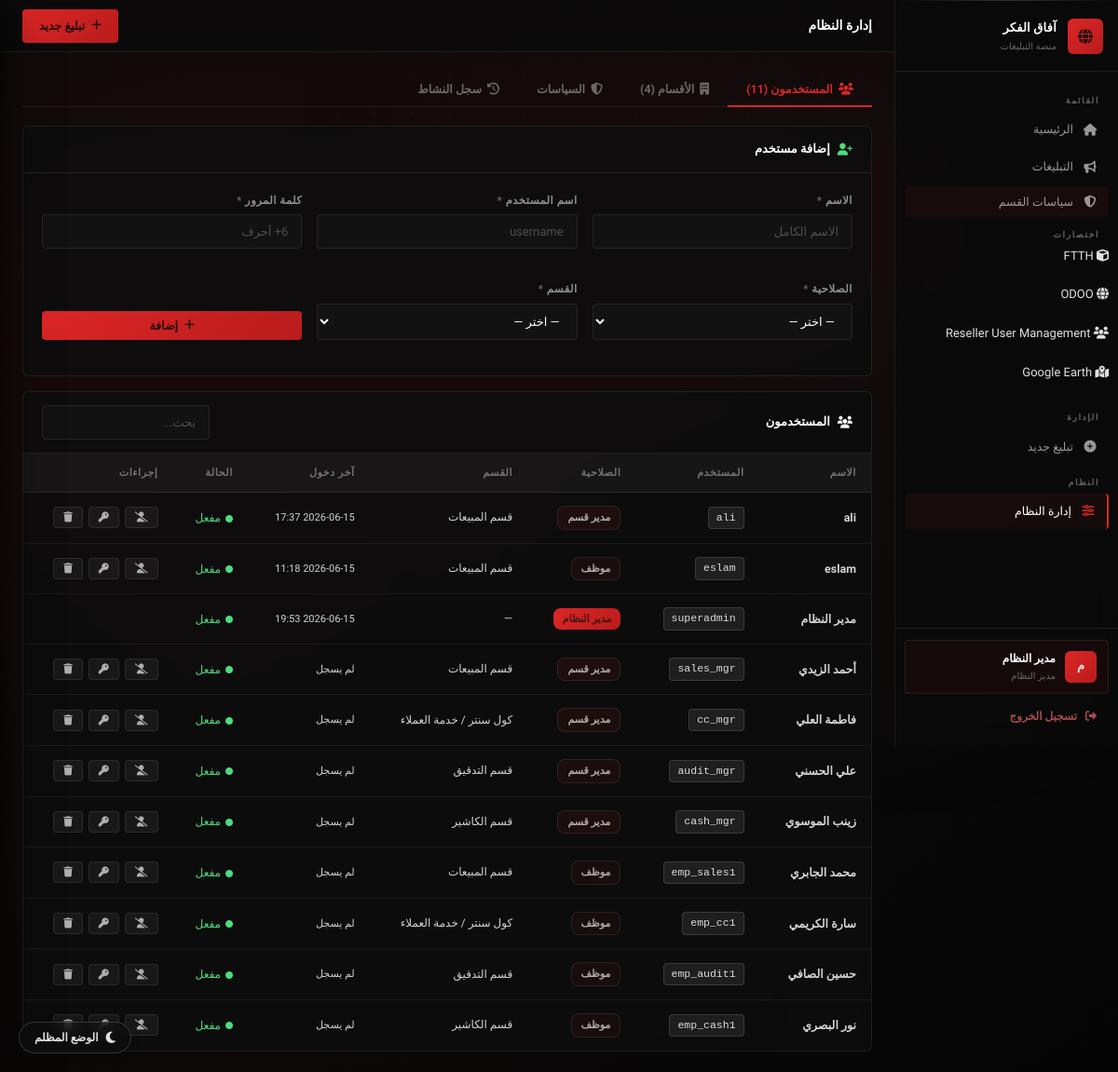
Page /admin/ (signed in) on the earlier database version.
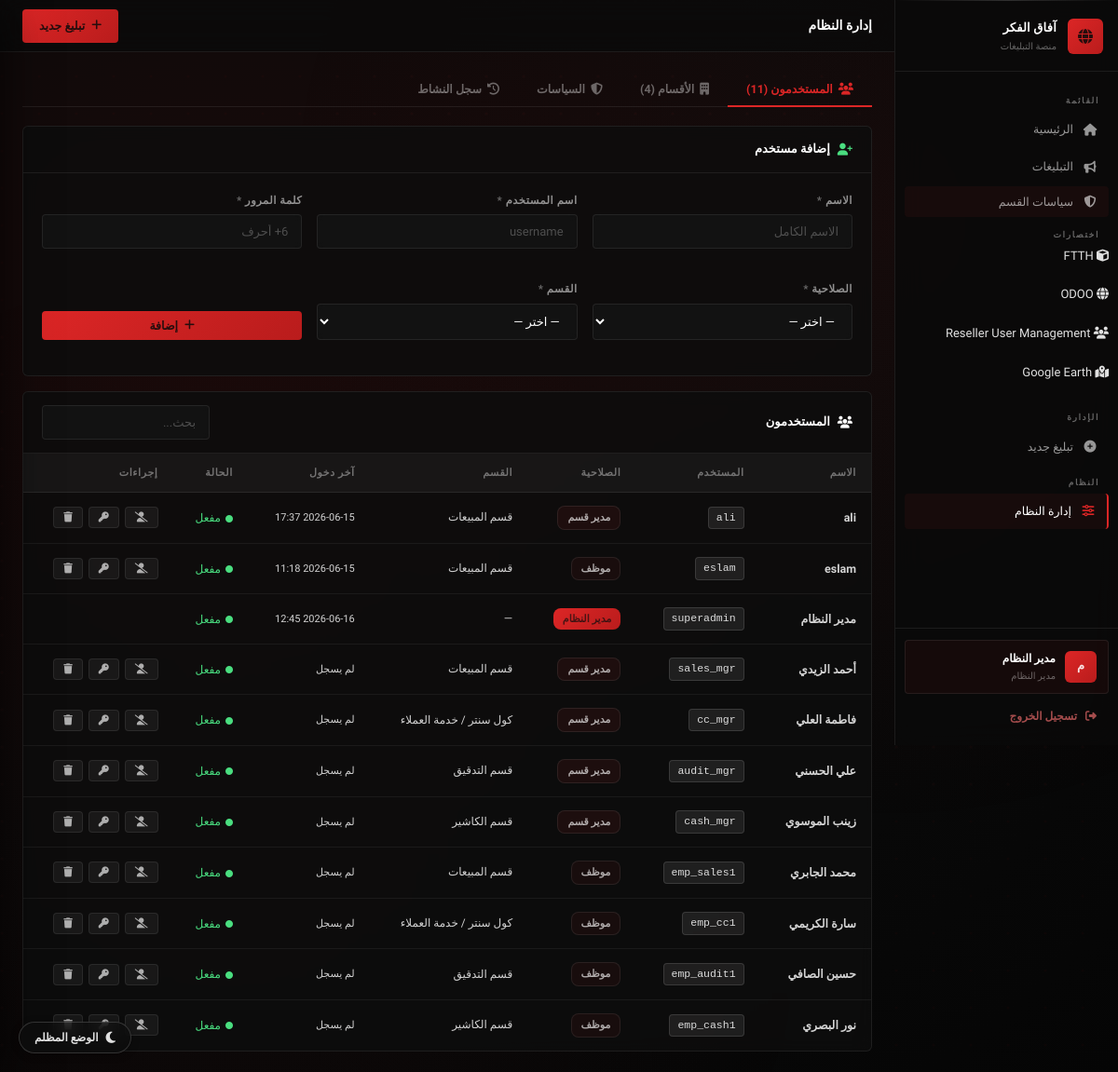
Same page on the later database version.
### tables this page shows
CREATE TABLE users (
        id INTEGER PRIMARY KEY AUTOINCREMENT,
        username TEXT NOT NULL UNIQUE,
        password TEXT NOT NULL,
        full_name TEXT NOT NULL,
        role TEXT NOT NULL CHECK(role IN ('superadmin','manager','employee')),
        department_id INTEGER,
        is_active INTEGER DEFAULT 1,
        created_at DATETIME DEFAULT CURRENT_TIMESTAMP,
        last_login DATETIME,
        FOREIGN KEY (department_id) REFERENCES departments(id)
    );

### routes/admin.py (the view)
@admin_bp.route('/')
@login_required
@role_required('superadmin')
def index():
    db = get_db()
    users = db.execute(
        "SELECT u.*, d.name_ar as dept_name FROM users u LEFT JOIN departments d ON u.department_id=d.id ORDER BY u.created_at DESC"
    ).fetchall()
    departments = db.execute("SELECT * FROM departments ORDER BY id").fetchall()
    logs = db.execute(
        "SELECT al.*, u.full_name FROM audit_log al LEFT JOIN users u ON al.user_id=u.id ORDER BY al.created_at DESC LIMIT 50"
    ).fetchall()
    policies = db.execute(
        "SELECT p.*, d.name_ar as dept_name, u.full_name as author FROM policies p JOIN departments d ON p.department_id=d.id JOIN users u ON p.created_by=u.id ORDER BY p.created_at DESC"
    ).fetchall()
    db.close()
    return render_template('admin/index.html', users=users, departments=departments, logs=logs, policies=policies)

### templates/admin/index.html (shortened to what the changed rows need)
{% extends "base.html" %}  {% block page_title %}إدارة النظام{% endblock %} {% block content %}
<div class="tabs-wrap">
    <div class="tabs">
        <button class="tab-btn active" data-tab="t-users">
            <i class="fas fa-users"></i> المستخدمون ({{ users|length }})
        </button>
        <button class="tab-btn" data-tab="t-depts">
            <i class="fas fa-building"></i> الأقسام ({{ departments|length - 1
            }})
        </button>
        <button class="tab-btn" data-tab="t-policies">
            <i class="fas fa-shield-alt"></i> السياسات
        </button>
        <button class="tab-btn" data-tab="t-logs">
            <i class="fas fa-history"></i> سجل النشاط
        </button>
    </div>
    <div id="t-users" class="tab-content active">
        <div class="card" style="margin-bottom: 16px">
            <div class="card-head">
                <h2>
                    <i class="fas fa-user-plus" style="color: var(--green)"></i>
                    إضافة مستخدم
                </h2>
            </div>
            <div class="card-body">
                <form method="POST" action="{{ url_for('admin.create_user') }}">
                    <div class="form-grid-3">
                        <div class="form-group">
                            <label class="form-label"
                                >الاسم <span class="req">*</span></label
                            >
                            <input
                                name="full_name"
                                type="text"
                                class="form-control"
                                placeholder="الاسم الكامل"
                                required
                            />
                        </div>
                        <div class="form-group">
                            <label class="form-label"
                                >اسم المستخدم <span class="req">*</span></label
                            >
                            <input
                                name="username"
                                type="text"
                                class="form-control"
                                placeholder="username"
                                required
                            />
                        </div>
                        <div class="form-group">
                            <label class="form-label"
                                >كلمة المرور <span class="req">*</span></label
                            >
                            <input
                                name="password"
                                type="password"
                                class="form-control"
                                placeholder="6+ أحرف"
                                required
                                minlength="6"
                            />
                        </div>
                        <div class="form-group">
                            <label class="form-label"
                                >الصلاحية <span class="req">*</span></label
                            >
                            <select name="role" class="form-control" required>
                                <option value="">— اختر —</option>
                            </select>
                        </div>
                        <div class="form-group">
                            <label class="form-label"
                                >القسم <span class="req">*</span></label
                            >
                            <select
                                name="department_id"
                                class="form-control"
                                required
                            >
                                <option value="">— اختر —</option>
                            </select>
                        </div>
                        <div
                            class="form-group"
                            style="display: flex; align-items: flex-end"
                        >
                            <button
                                type="submit"
                                class="btn btn-primary btn-block"
                            >
                                <i class="fas fa-plus"></i> إضافة
                            </button>
                        </div>
                    </div>
                </form>
            </div>
        </div>
        <div class="card">
            <div class="card-head">
                <h2><i class="fas fa-users"></i> المستخدمون</h2>
                <input
                    id="tblSearch"
                    type="text"
                    class="form-control"
                    placeholder="بحث..."
                    style="width: 180px"
                />
            </div>
            <div class="tbl-wrap">
                <table class="tbl">
                    <thead>
                        <tr>
                            <th>الاسم</th>
                            <th>المستخدم</th>
                            <th>الصلاحية</th>
                            <th>القسم</th>
                            <th>آخر دخول</th>
                            <th>الحالة</th>
                            <th>إجراءات</th>
                        </tr>
                    </thead>
                    <tbody>
                        {% for u in users %}
                        <tr class="s-row">
                            <td style="font-weight: 600; font-size: 12.5px">
                                {{ u.full_name }}
                            </td>
                            <td>
                                <code class="username-code"
                                    >{{ u.username }}</code
                                >
                            </td>
                            <td>
                                <span class="badge b-{{ u.role }}">
                                    {% if u.role=='superadmin' %}مدير النظام {%
                                    elif u.role=='manager' %}مدير قسم {% else
                                    %}موظف{% endif %}
                                </span>
                            </td>
                            <td style="font-size: 12px">
                                {{ u.dept_name or '—' }}
                            </td>
                            <td style="font-size: 11px; color: var(--text-sm)">
                                {{ u.last_login[:16].replace('T',' ') if
                                u.last_login else 'لم يسجل' }}
                            </td>
                            <td>
                                {% if u.is_active %}
                                <span class="status-active"
                                    ><i class="fas fa-circle"></i> مفعل</span
                                >
                                {% else %}
                                <span class="status-inactive"
                                    ><i class="fas fa-circle"></i> موقوف</span
                                >
                                {% endif %}
                            </td>
                            <td>
                                {% if u.role != 'superadmin' %}
                                <div class="table-actions">
                                    <form
                                        method="POST"
                                        action="{{ url_for('admin.toggle_user', user_id=u.id) }}"
                                    >
                                        <button
                                            class="btn btn-sm btn-ghost"
                                            title="{% if u.is_active %}إيقاف{% else %}تفعيل{% endif %}"
                                        >
                                            <i
                                                class="fas {% if u.is_active %}fa-user-slash{% else %}fa-user-check{% endif %}"
                                            ></i>
                                        </button>
                                    </form>
                                    <button
                                        class="btn btn-sm btn-ghost"
                                        onclick="openPasswordModal({{ u.id }}, '{{ u.full_name }}')"
                                        title="تغيير كلمة المرور"
                                    >
                                        <i class="fas fa-key"></i>
                                    </button>
                                    <form
                                        method="POST"
                                        action="{{ url_for('admin.delete_user', user_id=u.id) }}"
                                        onsubmit="return confirm('هل أنت متأكد من حذف المستخدم {{ u.full_name }}؟ سيتم حذف جميع تبليغاته وتعليقاته.');"
                                    >
                                        <button
                                            class="btn btn-sm btn-ghost"
                                            title="حذف المستخدم"
                                            style="color: var(--red)"
                                        >
                                            <i class="fas fa-trash"></i>
                                        </button>
                                    </form>
                                </div>
                                {% endif %}
                            </td>
                        </tr>
                        {% endfor %}
                    </tbody>
                </table>
            </div>
        </div>
    </div>
</div>
{% endblock %}

### templates/base.html (shortened to what the changed rows need)
<!doctype html>
<html lang="ar" dir="rtl">
    <head>
        <link
            rel="stylesheet"
            href="{{ url_for('static', filename='css/main.css') }}"
        />
        <link
            rel="stylesheet"
            href="https://cdnjs.cloudflare.com/ajax/libs/font-awesome/6.5.0/css/all.min.css"
        />
    </head>
    <body>
        {% if session.user_id %}
        <aside class="sidebar">
            <div class="sidebar-brand">
                <div class="brand-icon"><i class="fas fa-globe"></i></div>
                <div>
                    <div class="brand-name">آفاق الفكر</div>
                    <div class="brand-sub">منصة التبليغات</div>
                </div>
            </div>
            <nav class="sidebar-nav">
                <div class="nav-label">القائمة</div>
                <a
                    href="{{ url_for('dashboard.index') }}"
                    class="nav-link{% if request.path == '/dashboard' %} active{% endif %}"
                >
                    <i class="fas fa-home"></i><span>الرئيسية</span>
                </a>
                <a
                    href="{{ url_for('announcements.index') }}"
                    class="nav-link{% if request.path.startswith('/announcements') %} active{% endif %}"
                >
                    <i class="fas fa-bullhorn"></i><span>التبليغات</span>
                </a>
                <button
                    onclick="openPolicies()"
                    class="nav-link nav-link-policies"
                    style="
                        width: 100%;
                        text-align: right;
                        border: none;
                        cursor: pointer;
                    "
                >
                    <i class="fas fa-shield-alt"></i><span>سياسات القسم</span>
                </button>
                <div class="nav-label">اختصارات</div>
           <div class="quick-links">
    <a href="https://admin.ftth.iq/auth/logink" target="_blank">
        <i class="fas fa-cube"></i>
        <span>FTTH</span>
    </a> <br><br>
    <a href="http://65.20.190.212:8080/av-link" target="_blank">
        <i class="fas fa-globe"></i>
        <span>ODOO</span>
    </a><br><br>
    <a href="https://admin.earthlink.iq/Login.aspx?returnUrl=~/Home.aspx" target="_blank">
        <i class="fas fa-users"></i>
        <span>Reseller User Management</span>
    </a><br><br>
    <a href="https://earth.google.com/web/@0,-1.01426995,0a,22251752.77375655d,35y,0h,0t,0r/data=CgRCAggBOgMKATBCAggBSg0I____________ARAA" target="_blank">
        <i class="fas fa-map-marked-alt"></i>
        <span>Google Earth</span>
    </a><br><br>
</div>
                {% if session.role in ['manager', 'superadmin'] %}
                <div class="nav-label">الإدارة</div>
                <a
                    href="{{ url_for('announcements.create') }}"
                    class="nav-link{% if request.path == '/announcements/create' %} active{% endif %}"
                >
                    <i class="fas fa-plus-circle"></i><span>تبليغ جديد</span>
                </a>
                {% endif %} {% if session.role == 'superadmin' %}
                <div class="nav-label">النظام</div>
                <a
                    href="{{ url_for('admin.index') }}"
                    class="nav-link{% if request.path.startswith('/admin') %} active{% endif %}"
                >
                    <i class="fas fa-sliders-h"></i><span>إدارة النظام</span>
                </a>
                {% endif %}
            </nav>
            <div class="sidebar-user">
                <div class="user-card">
                    <div class="user-av">
                        {{ (session.full_name or 'م')[0] }}
                    </div>
                    <div>
                        <div class="user-name">{{ session.full_name }}</div>
                        <div class="user-role">
                            {% if session.role == 'superadmin' %}مدير النظام {%
                            elif session.role == 'manager' %}مدير قسم {% else
                            %}موظف{% endif %}
                        </div>
                    </div>
                </div>
                <a href="{{ url_for('auth.logout') }}" class="logout-btn">
                    <i class="fas fa-sign-out-alt"></i><span>تسجيل الخروج</span>
                </a>
            </div>
        </aside>
        <div class="main">
            <div class="topbar">
                <div class="topbar-left">
                    <span class="topbar-title"
                        >{% block page_title %}{% endblock %}</span
                    >
                </div>
                <div class="topbar-right">
                    {% if session.role in ['manager', 'superadmin'] %}
                    <a
                        href="{{ url_for('announcements.create') }}"
                        class="btn btn-primary"
                    >
                        <i class="fas fa-plus"></i> تبليغ جديد
                    </a>
                    {% endif %}
                </div>
            </div>
            <div class="page">
                 {% block content %}{% endblock %}
            </div>
        </div>
        {% else %} {% block full_page %}{% endblock %} {% endif %}
    </body>
</html>

Differences in the rows shown:
changed users "مدير النظام": last_login "2026-06-15 19:53" → "2026-06-16 12:45"
